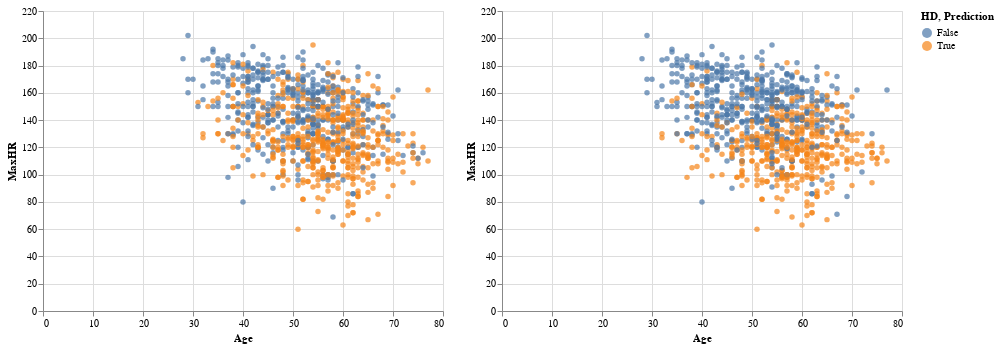

The cell this chart's notebook holds for it:
### Code cell
c1 | c2

### Figure 1 — Vega-Lite specification as saved in the notebook (floating-point values rounded to 4 significant figures; data arrays with more than 128 entries replaced by an {"elided": "..."} marker saying what was removed)
{"config": {"view": {"continuousWidth": 400, "continuousHeight": 300}}, "hconcat": [{"mark": "circle", "encoding": {"color": {"field": "HD", "type": "nominal"}, "x": {"field": "Age", "type": "quantitative"}, "y": {"field": "MaxHR", "type": "quantitative"}}}, {"mark": "circle", "encoding": {"color": {"field": "Prediction", "type": "nominal"}, "x": {"field": "Age", "type": "quantitative"}, "y": {"field": "MaxHR", "type": "quantitative"}}}], "data": {"name": "data-8d08e687100184687c52798f024ff3b2"}, "$schema": "https://vega.github.io/schema/vega-lite/v4.17.0.json", "datasets": {"data-8d08e687100184687c52798f024ff3b2": {"elided": "918 records"}}}
